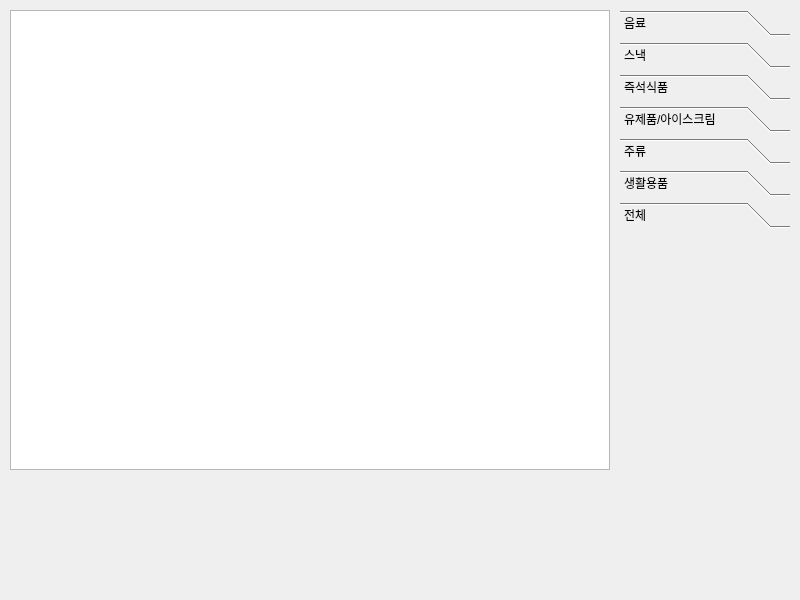
<?xml version="1.0" encoding="UTF-8"?>
<ui version="4.0">
 <class>AdminProductForm</class>
 <widget class="QWidget" name="AdminProductForm">
  <property name="geometry">
   <rect>
    <x>0</x>
    <y>0</y>
    <width>800</width>
    <height>600</height>
   </rect>
  </property>
  <property name="windowTitle">
   <string>Form</string>
  </property>
  <widget class="QStackedWidget" name="stackedWidget">
   <property name="geometry">
    <rect>
     <x>10</x>
     <y>10</y>
     <width>600</width>
     <height>460</height>
    </rect>
   </property>
   <property name="currentIndex">
    <number>4</number>
   </property>
   <widget class="QWidget" name="page_0">
    <widget class="QTableWidget" name="beverageWidget">
     <property name="geometry">
      <rect>
       <x>0</x>
       <y>0</y>
       <width>600</width>
       <height>460</height>
      </rect>
     </property>
    </widget>
   </widget>
   <widget class="QWidget" name="page_1">
    <widget class="QTableWidget" name="snackWidget">
     <property name="geometry">
      <rect>
       <x>0</x>
       <y>0</y>
       <width>600</width>
       <height>460</height>
      </rect>
     </property>
    </widget>
   </widget>
   <widget class="QWidget" name="page_2">
    <widget class="QTableWidget" name="instantWidget">
     <property name="geometry">
      <rect>
       <x>0</x>
       <y>0</y>
       <width>600</width>
       <height>460</height>
      </rect>
     </property>
    </widget>
   </widget>
   <widget class="QWidget" name="page_3">
    <widget class="QTableWidget" name="milkiceWidget">
     <property name="geometry">
      <rect>
       <x>0</x>
       <y>0</y>
       <width>600</width>
       <height>460</height>
      </rect>
     </property>
    </widget>
   </widget>
   <widget class="QWidget" name="page_4">
    <widget class="QTableWidget" name="drinkWidget">
     <property name="geometry">
      <rect>
       <x>0</x>
       <y>0</y>
       <width>600</width>
       <height>460</height>
      </rect>
     </property>
    </widget>
   </widget>
   <widget class="QWidget" name="page_5">
    <widget class="QTableWidget" name="neceWidget">
     <property name="geometry">
      <rect>
       <x>0</x>
       <y>0</y>
       <width>600</width>
       <height>460</height>
      </rect>
     </property>
    </widget>
   </widget>
   <widget class="QWidget" name="page_6">
    <widget class="QTableWidget" name="allWidget">
     <property name="geometry">
      <rect>
       <x>0</x>
       <y>0</y>
       <width>600</width>
       <height>460</height>
      </rect>
     </property>
    </widget>
   </widget>
  </widget>
  <widget class="QToolBox" name="toolBox">
   <property name="geometry">
    <rect>
     <x>620</x>
     <y>10</y>
     <width>170</width>
     <height>460</height>
    </rect>
   </property>
   <property name="currentIndex">
    <number>6</number>
   </property>
   <widget class="QWidget" name="beveraageTool">
    <property name="geometry">
     <rect>
      <x>0</x>
      <y>0</y>
      <width>170</width>
      <height>208</height>
     </rect>
    </property>
    <attribute name="label">
     <string>음료</string>
    </attribute>
   </widget>
   <widget class="QWidget" name="snackTool">
    <property name="geometry">
     <rect>
      <x>0</x>
      <y>0</y>
      <width>170</width>
      <height>208</height>
     </rect>
    </property>
    <attribute name="label">
     <string>스낵</string>
    </attribute>
   </widget>
   <widget class="QWidget" name="instantTool">
    <property name="geometry">
     <rect>
      <x>0</x>
      <y>0</y>
      <width>170</width>
      <height>208</height>
     </rect>
    </property>
    <attribute name="label">
     <string>즉석식품</string>
    </attribute>
   </widget>
   <widget class="QWidget" name="mikiceTool">
    <property name="geometry">
     <rect>
      <x>0</x>
      <y>0</y>
      <width>170</width>
      <height>208</height>
     </rect>
    </property>
    <attribute name="label">
     <string>유제품/아이스크림</string>
    </attribute>
   </widget>
   <widget class="QWidget" name="drinkTool">
    <property name="geometry">
     <rect>
      <x>0</x>
      <y>0</y>
      <width>170</width>
      <height>208</height>
     </rect>
    </property>
    <attribute name="label">
     <string>주류</string>
    </attribute>
   </widget>
   <widget class="QWidget" name="neceTool">
    <property name="geometry">
     <rect>
      <x>0</x>
      <y>0</y>
      <width>170</width>
      <height>208</height>
     </rect>
    </property>
    <attribute name="label">
     <string>생활용품</string>
    </attribute>
   </widget>
   <widget class="QWidget" name="allTool">
    <property name="geometry">
     <rect>
      <x>0</x>
      <y>0</y>
      <width>170</width>
      <height>208</height>
     </rect>
    </property>
    <attribute name="label">
     <string>전체</string>
    </attribute>
   </widget>
  </widget>
 </widget>
 <resources/>
 <connections/>
</ui>
